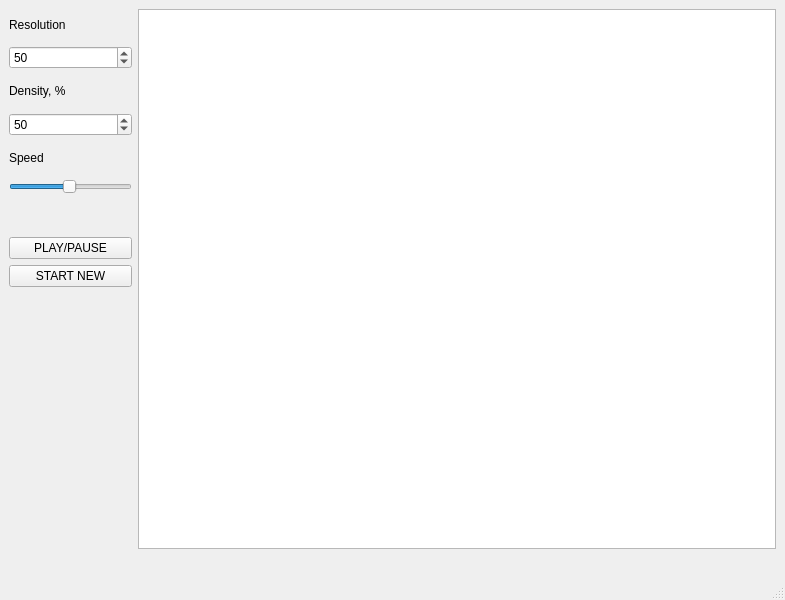
<?xml version="1.0" encoding="UTF-8"?>
<ui version="4.0">
 <class>MainWindow</class>
 <widget class="QMainWindow" name="MainWindow">
  <property name="enabled">
   <bool>true</bool>
  </property>
  <property name="geometry">
   <rect>
    <x>0</x>
    <y>0</y>
    <width>785</width>
    <height>600</height>
   </rect>
  </property>
  <property name="windowTitle">
   <string>MainWindow</string>
  </property>
  <widget class="QWidget" name="centralwidget">
   <layout class="QGridLayout" name="gridLayout_3">
    <item row="11" column="1">
     <spacer name="horizontalSpacer_9">
      <property name="orientation">
       <enum>Qt::Horizontal</enum>
      </property>
      <property name="sizeHint" stdset="0">
       <size>
        <width>40</width>
        <height>20</height>
       </size>
      </property>
     </spacer>
    </item>
    <item row="16" column="5">
     <spacer name="horizontalSpacer_2">
      <property name="orientation">
       <enum>Qt::Horizontal</enum>
      </property>
      <property name="sizeHint" stdset="0">
       <size>
        <width>40</width>
        <height>20</height>
       </size>
      </property>
     </spacer>
    </item>
    <item row="6" column="1">
     <spacer name="horizontalSpacer_7">
      <property name="orientation">
       <enum>Qt::Horizontal</enum>
      </property>
      <property name="sizeHint" stdset="0">
       <size>
        <width>40</width>
        <height>20</height>
       </size>
      </property>
     </spacer>
    </item>
    <item row="16" column="6">
     <spacer name="horizontalSpacer">
      <property name="orientation">
       <enum>Qt::Horizontal</enum>
      </property>
      <property name="sizeHint" stdset="0">
       <size>
        <width>40</width>
        <height>20</height>
       </size>
      </property>
     </spacer>
    </item>
    <item row="0" column="1">
     <widget class="QLabel" name="label">
      <property name="text">
       <string>Resolution</string>
      </property>
     </widget>
    </item>
    <item row="16" column="3">
     <spacer name="horizontalSpacer_4">
      <property name="orientation">
       <enum>Qt::Horizontal</enum>
      </property>
      <property name="sizeHint" stdset="0">
       <size>
        <width>40</width>
        <height>20</height>
       </size>
      </property>
     </spacer>
    </item>
    <item row="9" column="1">
     <spacer name="horizontalSpacer_6">
      <property name="orientation">
       <enum>Qt::Horizontal</enum>
      </property>
      <property name="sizeHint" stdset="0">
       <size>
        <width>40</width>
        <height>20</height>
       </size>
      </property>
     </spacer>
    </item>
    <item row="3" column="1">
     <widget class="QSpinBox" name="density">
      <property name="minimum">
       <number>1</number>
      </property>
      <property name="maximum">
       <number>100</number>
      </property>
      <property name="value">
       <number>50</number>
      </property>
     </widget>
    </item>
    <item row="15" column="1">
     <spacer name="horizontalSpacer_11">
      <property name="orientation">
       <enum>Qt::Horizontal</enum>
      </property>
      <property name="sizeHint" stdset="0">
       <size>
        <width>40</width>
        <height>20</height>
       </size>
      </property>
     </spacer>
    </item>
    <item row="1" column="1">
     <widget class="QSpinBox" name="resolution">
      <property name="sizePolicy">
       <sizepolicy hsizetype="Minimum" vsizetype="Fixed">
        <horstretch>0</horstretch>
        <verstretch>0</verstretch>
       </sizepolicy>
      </property>
      <property name="minimum">
       <number>10</number>
      </property>
      <property name="maximum">
       <number>100</number>
      </property>
      <property name="value">
       <number>50</number>
      </property>
     </widget>
    </item>
    <item row="14" column="1">
     <spacer name="horizontalSpacer_12">
      <property name="orientation">
       <enum>Qt::Horizontal</enum>
      </property>
      <property name="sizeHint" stdset="0">
       <size>
        <width>40</width>
        <height>20</height>
       </size>
      </property>
     </spacer>
    </item>
    <item row="16" column="2">
     <spacer name="horizontalSpacer_14">
      <property name="orientation">
       <enum>Qt::Horizontal</enum>
      </property>
      <property name="sizeHint" stdset="0">
       <size>
        <width>40</width>
        <height>20</height>
       </size>
      </property>
     </spacer>
    </item>
    <item row="10" column="1">
     <spacer name="horizontalSpacer_8">
      <property name="orientation">
       <enum>Qt::Horizontal</enum>
      </property>
      <property name="sizeHint" stdset="0">
       <size>
        <width>40</width>
        <height>20</height>
       </size>
      </property>
     </spacer>
    </item>
    <item row="7" column="1">
     <widget class="QPushButton" name="play_pause">
      <property name="text">
       <string>PLAY/PAUSE</string>
      </property>
     </widget>
    </item>
    <item row="13" column="1">
     <spacer name="horizontalSpacer_13">
      <property name="orientation">
       <enum>Qt::Horizontal</enum>
      </property>
      <property name="sizeHint" stdset="0">
       <size>
        <width>40</width>
        <height>20</height>
       </size>
      </property>
     </spacer>
    </item>
    <item row="16" column="1">
     <spacer name="horizontalSpacer_5">
      <property name="orientation">
       <enum>Qt::Horizontal</enum>
      </property>
      <property name="sizeHint" stdset="0">
       <size>
        <width>40</width>
        <height>20</height>
       </size>
      </property>
     </spacer>
    </item>
    <item row="12" column="1">
     <spacer name="horizontalSpacer_10">
      <property name="orientation">
       <enum>Qt::Horizontal</enum>
      </property>
      <property name="sizeHint" stdset="0">
       <size>
        <width>40</width>
        <height>20</height>
       </size>
      </property>
     </spacer>
    </item>
    <item row="2" column="1">
     <widget class="QLabel" name="label_2">
      <property name="text">
       <string>Density, %</string>
      </property>
     </widget>
    </item>
    <item row="16" column="4">
     <spacer name="horizontalSpacer_3">
      <property name="orientation">
       <enum>Qt::Horizontal</enum>
      </property>
      <property name="sizeHint" stdset="0">
       <size>
        <width>40</width>
        <height>20</height>
       </size>
      </property>
     </spacer>
    </item>
    <item row="5" column="1">
     <widget class="QSlider" name="speed">
      <property name="minimum">
       <number>1</number>
      </property>
      <property name="maximum">
       <number>100</number>
      </property>
      <property name="pageStep">
       <number>1</number>
      </property>
      <property name="value">
       <number>50</number>
      </property>
      <property name="orientation">
       <enum>Qt::Horizontal</enum>
      </property>
     </widget>
    </item>
    <item row="4" column="1">
     <widget class="QLabel" name="label_3">
      <property name="text">
       <string>Speed</string>
      </property>
     </widget>
    </item>
    <item row="0" column="2" rowspan="16" colspan="5">
     <widget class="QGraphicsView" name="graphicsView"/>
    </item>
    <item row="8" column="1">
     <widget class="QPushButton" name="new_game">
      <property name="text">
       <string>START NEW</string>
      </property>
     </widget>
    </item>
   </layout>
  </widget>
  <widget class="QMenuBar" name="menubar">
   <property name="geometry">
    <rect>
     <x>0</x>
     <y>0</y>
     <width>785</width>
     <height>26</height>
    </rect>
   </property>
  </widget>
  <widget class="QStatusBar" name="statusbar"/>
 </widget>
 <resources/>
 <connections/>
</ui>
